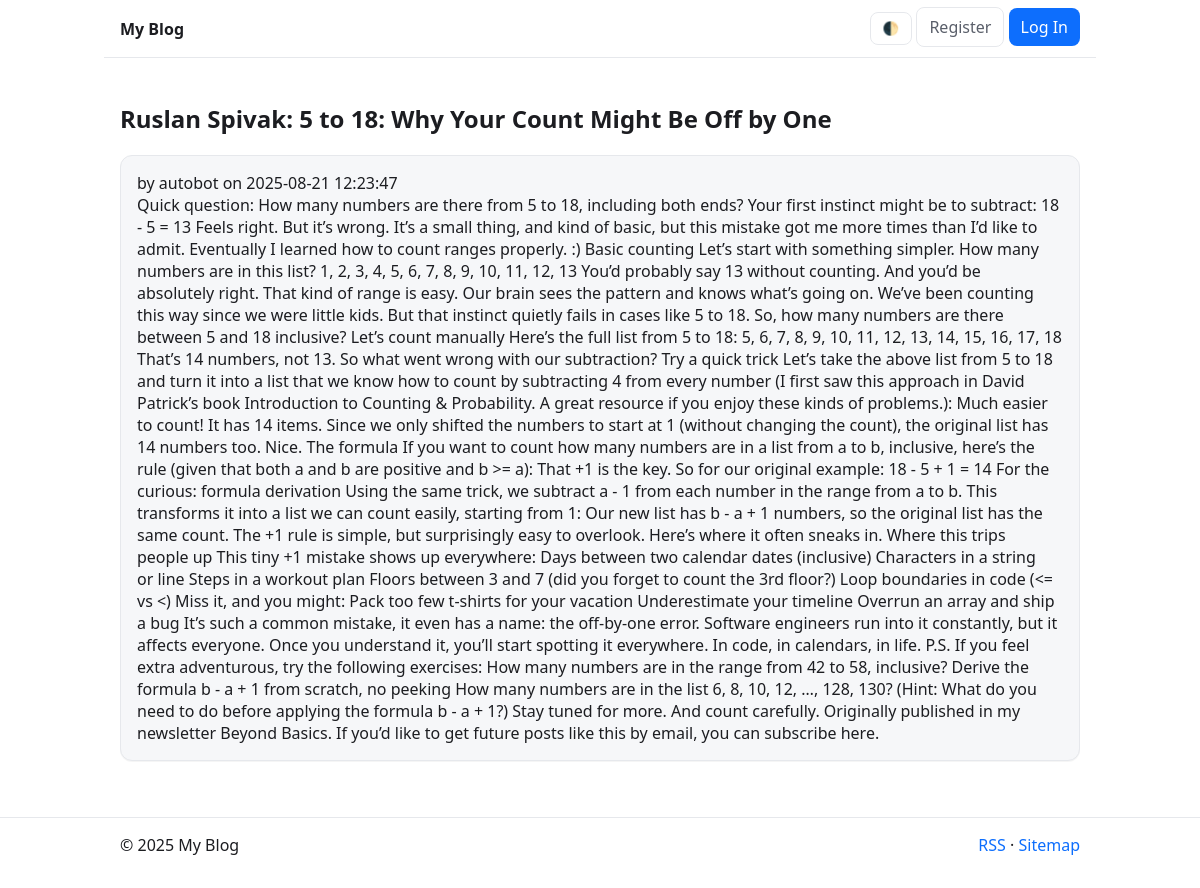
/4, run on the app's committed database.
### tables this page shows
CREATE TABLE post (
  id INTEGER PRIMARY KEY AUTOINCREMENT,
  author_id INTEGER NOT NULL,
  title TEXT NOT NULL,
  body TEXT NOT NULL,
  source_url TEXT UNIQUE,
  created_at TIMESTAMP NOT NULL DEFAULT CURRENT_TIMESTAMP,
  updated_at TIMESTAMP,
  FOREIGN KEY (author_id) REFERENCES user (id)
);

CREATE TABLE user (
  id INTEGER PRIMARY KEY AUTOINCREMENT,
  username TEXT UNIQUE NOT NULL,
  password TEXT NOT NULL,
  created_at TIMESTAMP NOT NULL DEFAULT CURRENT_TIMESTAMP
);

### blog/blog.py (the view)
@bp.route("/<int:id>")
def detail(id: int) -> str:
    post = get_post(id, check_author=False)
    return cast(str, render_template("blog/detail.html", post=post))

### blog/auth.py (called while the page is built)
@bp.before_app_request
def load_logged_in_user() -> None:
    user_id = session.get("user_id")
    if user_id is None:
        g.user = None
    else:
        db_conn = get_database_connection()
        g.user = db_conn.execute("SELECT * FROM user WHERE id = ?", (user_id,)).fetchone()

### blog/blog.py (called while the page is built)
def get_post(post_id: int, check_author: bool = True):
    db_conn = get_database_connection()
    post = db_conn.execute(
        """
        SELECT p.id, p.title, p.body, p.created_at, p.updated_at, p.author_id, u.username
        FROM post p JOIN user u ON p.author_id = u.id
        WHERE p.id = ?
        """,
        (post_id,),
    ).fetchone()
    if post is None:
        abort(404, f"Post id {post_id} does not exist.")
    if check_author and post["author_id"] != g.user["id"]:
        abort(403)
    return post

### blog/db.py (called while the page is built)
def get_database_connection() -> sqlite3.Connection:
    if "db_conn" not in g:
        g.db_conn = sqlite3.connect(
            current_app.config["DATABASE"], detect_types=sqlite3.PARSE_DECLTYPES
        )
        g.db_conn.row_factory = sqlite3.Row
    return g.db_conn  # type: ignore[return-value]

def close_database_connection(_: Any | None = None) -> None:
    db_conn: sqlite3.Connection | None = g.pop("db_conn", None)
    if db_conn is not None:
        db_conn.close()

### blog/templates/blog/detail.html (shortened to what this page needs)
{% extends 'base.html' %}
{% block header %}
  <h2>{% block title %}{{ post['title'] }}{% endblock %}</h2>
{% endblock %}
{% block content %}
  <article class="card post">
    <header>
      <div class="about">by {{ post['username'] }} on {{ post['created_at'] }}</div>
    </header>
    <div class="body">{{ post['body'] }}</div>
  </article>
{% endblock %}

### blog/static/style.css (style rules this page uses)
:root { --bg: #0b0c0f; --panel: #12151a; --text: #e6e6e6; --muted: #a3a3a3; --brand: #6ea8fe; --link: #8ab4ff; --border: #262a33; --danger: #ef476f; }
[data-theme="light"] { --bg: #ffffff; --panel: #f6f7f9; --text: #1c1d21; --muted: #5a5f6a; --brand: #0d6efd; --link: #0d6efd; --border: #e6e8ec; --danger: #dc3545; }
html { font-family: system-ui, -apple-system, Segoe UI, Roboto, Helvetica, Arial, sans-serif; }
body { background: var(--bg); color: var(--text); margin: 0; }
.card { background: var(--panel); border: 1px solid var(--border); border-radius: 12px; padding: 1rem; box-shadow: 0 1px 0 rgba(0,0,0,0.04); }

### data on the page
post: title "Ruslan Spivak: 5 to 18: Why Your Count Might Be Off by One", created_at "2025-08-21 12:23:47", body "Quick question: How many numbers are there from 5 to 18, including both ends? Your first instinct might be to subtract: 18 - 5 = 13 Feels right. But it’s wrong. It’s a small thing, and kind of basic, but this mistake got me more times than I’d like to admit. Eventually I learned how to count ranges properly. :) Basic counting Let’s start with something simpler. How many numbers are in this list? 1, 2, 3, 4, 5, 6, 7, 8, 9, 10, 11, 12, 13 You’d probably say 13 without counting. And you’d be absolutely right. That kind of range is easy. Our brain sees the pattern and knows what’s going on. We’ve been counting this way since we were little kids. But that instinct quietly fails in cases like 5…"
user: username "autobot"

### other printed values
{{ 2025 }} "2025"
